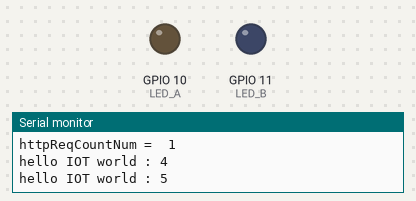
Recording of a program running on a simulated ESP32-S3. On the bench: output pins drawn as LEDs (lit = HIGH), the last lines printed to the serial monitor. WiFi joins after 1.5 s; servers stay silent unless stated.

Above: at 6.6 s.
At 12.6 s:
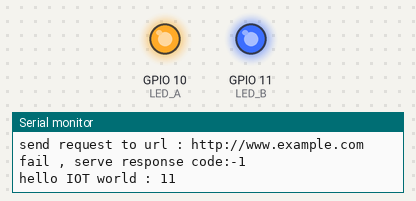
Timing chart, 0 to 14.5 s (numbered marks = the images above):
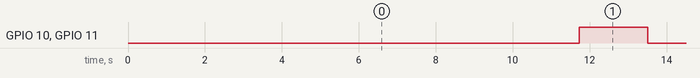

The program:

main.cpp
```cpp
/*
接线说明:无

程序说明:本程序实现多任务处理(通过Ticker库来实现)

注意事项:1):这个Ticker不能在其中执行较多的任务;
           如果要实现多任务处理较为复杂的任务,可以使用Ticker计数来实现,
           Ticker只负责计数,当计数到某个值后即在loop()函数中触发所需的任务
        2):请注意：attach函数所能传递的参数最多只有一个。
           另外该参数仅能是以下类型中的一种：
           char, short, int, float, void*, char*。

函数示例:

作者:灵首

时间:2023_4_7

*/

#include <Arduino.h>
#include <Ticker.h>
#include <WiFi.h>
#include <HTTPClient.h>
#include <WiFiMulti.h>

#define LED_A 10
#define LED_B 11

//需要建立的Ticker任务对象,不同任务用不同的名字
Ticker ticker;
Ticker serPri;

//用来计数
static int count;
static int httpReqCountNum;

//建立WiFiMulti 的对象,对象名称是 wifi_multi
WiFiMulti wifi_multi;

//需要HTTP访问的地址
#define URL  "http://www.example.com"   //是不能用等号的吗


/*
# brief 连接WiFi的函数
# param 无
# retval 无
*/
void wifi_multi_con(void){
  int i=0;
  while(wifi_multi.run() != WL_CONNECTED){
    delay(1000);
    i++;
    Serial.print(i);
  }

}


/*
# brief 写入自己要连接的WiFi名称及密码,之后会自动连接信号最强的WiFi
# param 无
# retval  无
*/
void wifi_multi_init(void){
  wifi_multi.addAP("haoze1029","12345678");
  wifi_multi.addAP("LINGSOU12","123455678");
  wifi_multi.addAP("LINGSOU1","123455678");
  wifi_multi.addAP("LINGSOU234","12345678");   //通过 wifi_multi.addAP() 添加了多个WiFi的信息,当连接时会在这些WiFi中自动搜索最强信号的WiFi连接
}


/*
# brief   Ticker任务:用来串口输出简单的文本
# param   int num :需传入的参数,用来控制串口输出次数
# retval    无
*/
void hi_world(int num){
  count++;
  if(count <= num){
    Serial.print("hello IOT world : ");
    Serial.print(count);
    Serial.print("\n");
  }
  else{
    serPri.detach();    //结束这个任务
    Serial.print("ticker.detach()");
    Serial.print("\n");
  }
}


/*
# brief   Ticker的任务:计数,当计数到一定值后运行某段程序
# param   无
# retval    无
*/
void httpReqCounter(){
  Serial.print("httpReqCountNum =  ");
  Serial.print(httpReqCountNum);
  httpReqCountNum++;
  Serial.print("\n");
}


/*
# brief  通过HTTP请求获取指定的网址的相关信息
# param  String URL_REQUESTED:对应的需要请求的网址
# retval  无
*/
void httpClientRequest(String URL_REQUESTED){
  //实例化,创建一个HTTPClient对象
  HTTPClient httpClient;

  //通过 httpClient.begin()配置请求地址,可以只使用网址来设置请求
  httpClient.begin(URL_REQUESTED);
  Serial.print("URL:");
  Serial.println(URL_REQUESTED);
  Serial.print("\n");

  //使用GET()函数启动连接并发送HTTP请求,同时获取状态码'
  //根据状态码来进行下一步的动作
  int httpCode = httpClient.GET();
  Serial.print("send request to url : ");
  Serial.print(URL_REQUESTED);
  Serial.print("\n");

  //根据状态码来进行操作
  //如果是200,则说明请求成功,则要求在串口返回请求payload的字符串
  //(就是从服务器获取响应体信息并通过串口输出)
  if(httpCode == HTTP_CODE_OK){
    String responsePayload = httpClient.getString();
    Serial.print("Serve response payload:\n");
    Serial.print(responsePayload);
  }
  //获取失败则输出错误的状态码
  else{
    Serial.print("fail , serve response code:");
    Serial.print(httpCode);
    Serial.print("\n");
  }
  //关闭HTTP连接
  httpClient.end();
}


void setup() {
  // 连接串口
  Serial.begin(9600);
  Serial.print("serial is OK\n");

  // 设置按键引脚,这是输出模式
  pinMode(LED_A, OUTPUT);
  pinMode(LED_B, OUTPUT);
  digitalWrite(LED_A, 0);
  digitalWrite(LED_B, 0);

  //wifi 连接设置
  wifi_multi_init();
  wifi_multi_con();
  Serial.print("wifi connected!!!\n");

  //Ticker 多线程任务
  ticker.attach(2,httpReqCounter);  //应该是10秒执行一次
  serPri.attach(1,hi_world,20); //1秒执行一次打印输出,并向函数中传递参数
}


void loop() {
  if(httpReqCountNum >= 5){
    httpReqCountNum = 0;
    httpClientRequest(URL);

    //当发出HTTP请求时亮灯
    digitalWrite(LED_A,1);
    digitalWrite(LED_B,1);
  }
  else if(httpReqCountNum ){
    //未发出HTTP请求时灭灯
    digitalWrite(LED_A,0);
    digitalWrite(LED_B,0);
  }
}
```

Measured:
- by itself, GPIO 10 (LED_A), GPIO 11 (LED_B): alternates HIGH for 1.8 s and LOW for 8.2 s
